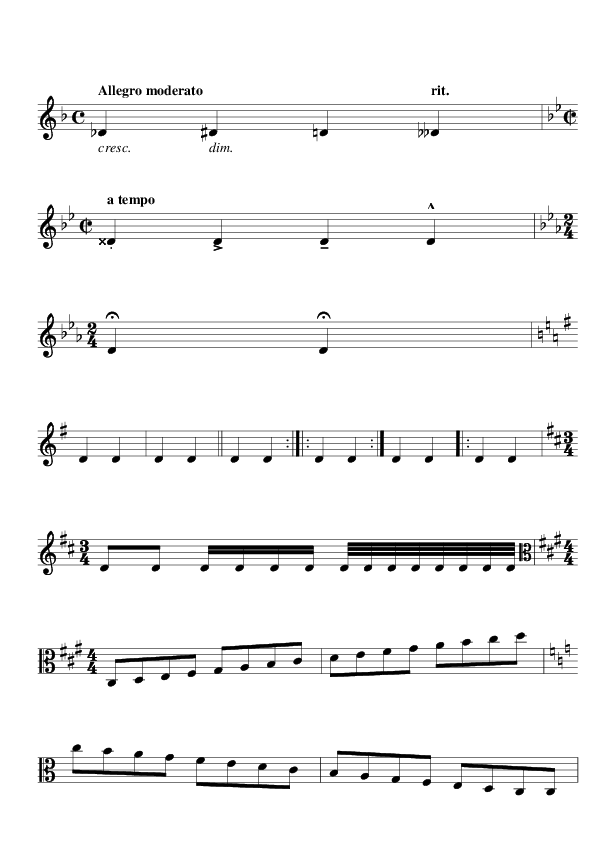
#> input picture Juptyer/ContrastEnhancementTrails/GaussianDistributionMapping/1.png, 594 x 841 px
$ jupyter execute --allow-errors GaussianDistributionMapping.ipynb
#> lines starting #> are read from the running program, lines starting #| are printed output that depends on the picture; long printed decimals are rounded
[cell 1]
import numpy as np
import cv2
from math import sqrt,pi,exp
from matplotlib.pyplot import bar
import skimage.io as io
import matplotlib.pyplot as plt
import scipy
from skimage.morphology import binary_erosion, binary_dilation, binary_closing,skeletonize, thin
from commonfunction import *
from pip._internal import main as install
from skimage.filters import sobel_h, sobel, sobel_v, roberts, prewitt

[cell 2]
avgMean=0
img = cv2.imread('1.png', 0)
#> img is the input picture: shape (841, 594); min 0, max 255, mean 242.9
var = np.var(img)
#> var = 2035.6
mean = np.mean(img)
#> mean = 242.9
avgMean+=mean
#> avgMean = 242.9
print(var,"   ", mean)
#| 2035.591     242.920
img = cv2.imread('2.png', 0)
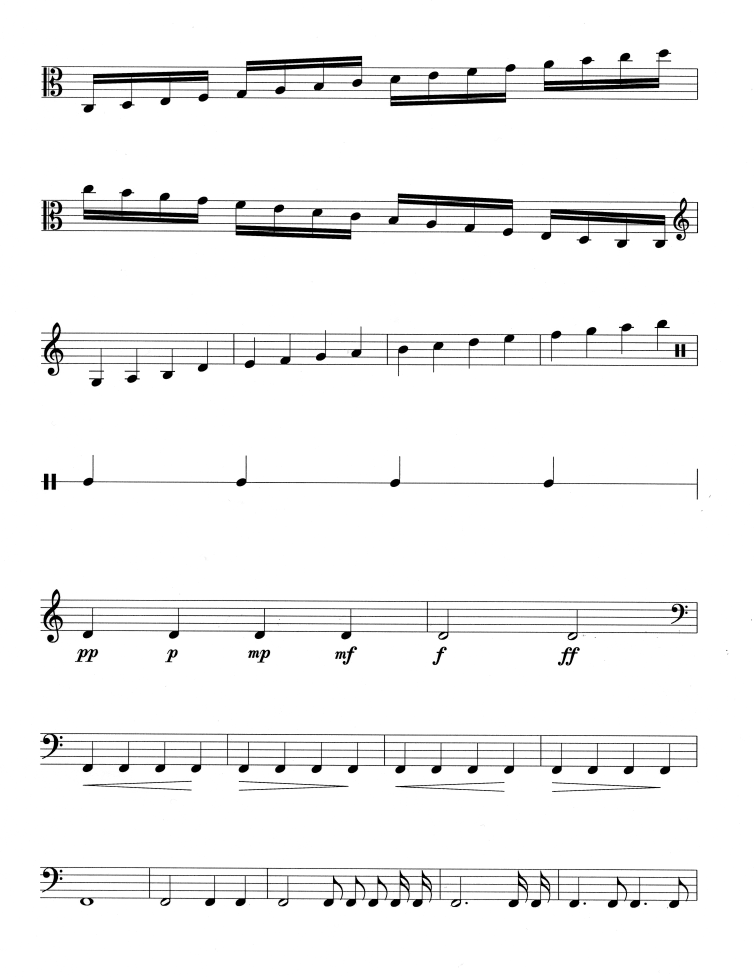
#> input picture Juptyer/ContrastEnhancementTrails/GaussianDistributionMapping/2.png, 4521 x 5860 px (shown at 1/6 size)
#> img is the input picture: shape (5860, 4521); min 0, max 255, mean 243.8
var = np.var(img)
#> var = 2496.9
mean = np.mean(img)
#> mean = 243.8
avgMean+=mean
#> avgMean = 486.7
print(var,"   ", mean)
#| 2496.944     243.809
img = cv2.imread('3.png', 0)
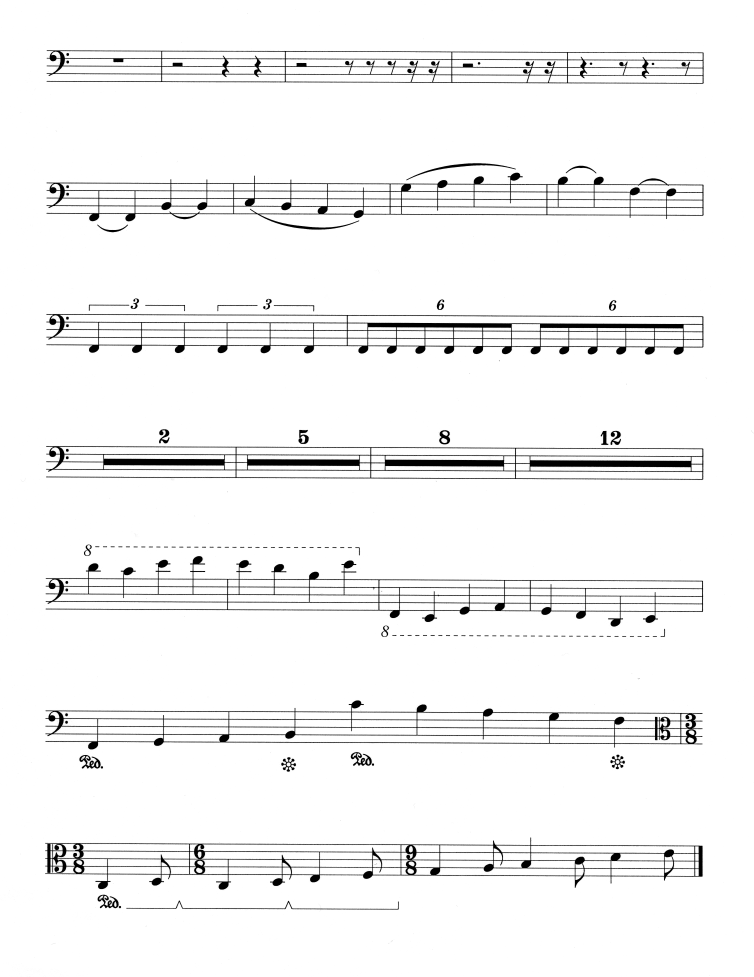
#> input picture Juptyer/ContrastEnhancementTrails/GaussianDistributionMapping/3.png, 4521 x 5860 px (shown at 1/6 size)
#> img is the input picture: shape (5860, 4521); min 0, max 255, mean 244.2
var = np.var(img)
#> var = 2409.9
mean = np.mean(img)
#> mean = 244.2
avgMean+=mean
#> avgMean = 730.9
print(var,"   ", mean)
#| 2409.879     244.185
img = cv2.imread('4.png', 0)
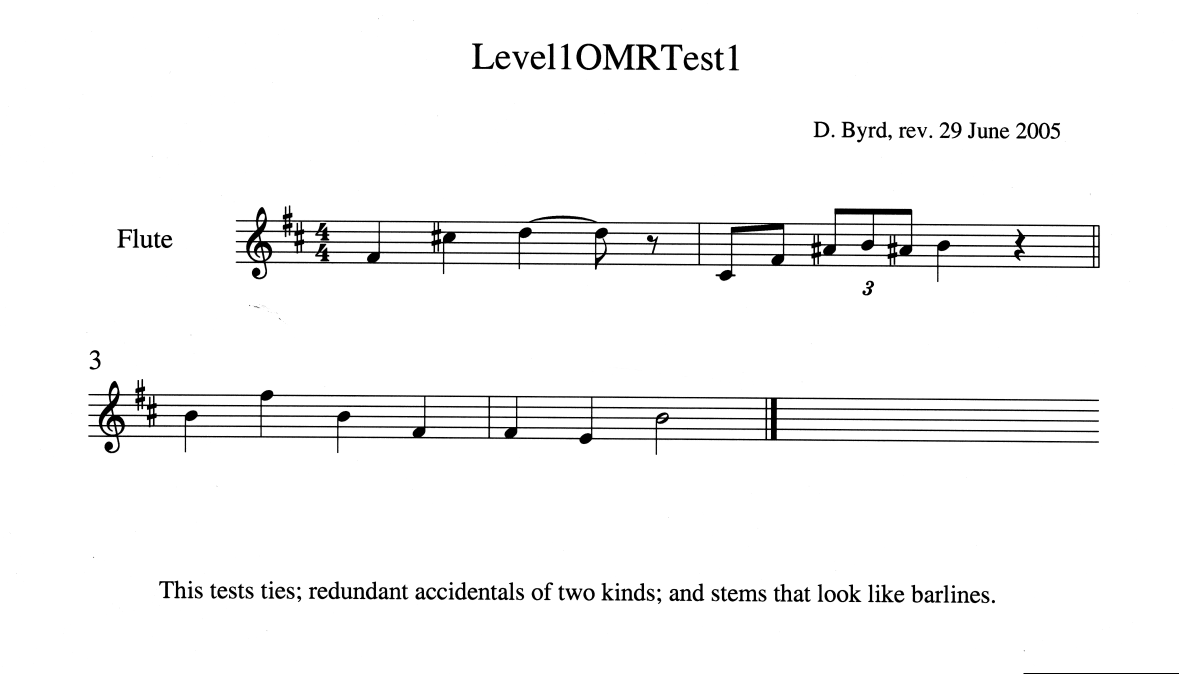
#> input picture Juptyer/ContrastEnhancementTrails/GaussianDistributionMapping/4.png, 4716 x 2693 px (shown at 1/4 size)
#> img is the input picture: shape (2693, 4716); min 0, max 255, mean 246.3
var = np.var(img)
#> var = 2000.1
mean = np.mean(img)
#> mean = 246.3
avgMean+=mean
#> avgMean = 977.2
print(var,"   ", mean)
#| 2000.115     246.286
img = cv2.imread('5.png', 0)
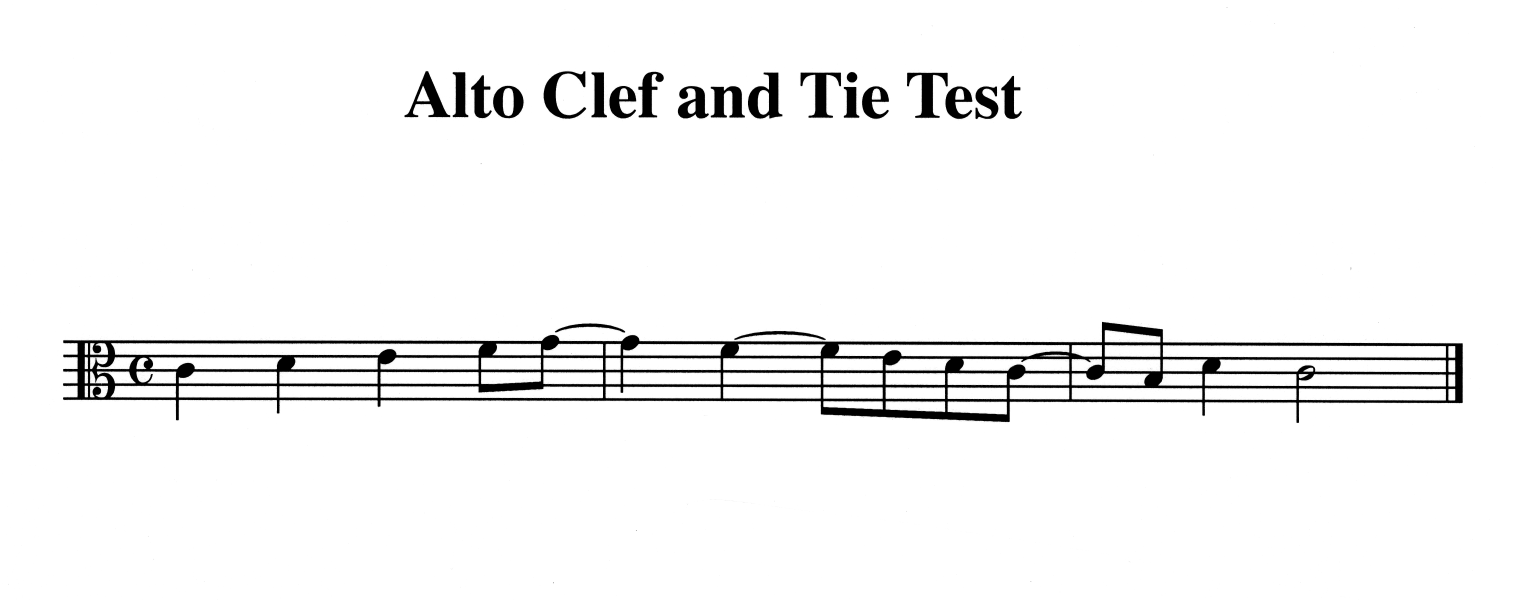
#> input picture Juptyer/ContrastEnhancementTrails/GaussianDistributionMapping/5.png, 4619 x 1800 px (shown at 1/3 size)
#> img is the input picture: shape (1800, 4619); min 0, max 255, mean 244.7
var = np.var(img)
#> var = 2381.8
mean = np.mean(img)
#> mean = 244.7
avgMean+=mean
#> avgMean = 1221.9
print(var,"   ", mean)
#| 2381.806     244.720
img = cv2.imread('6.png', 0)
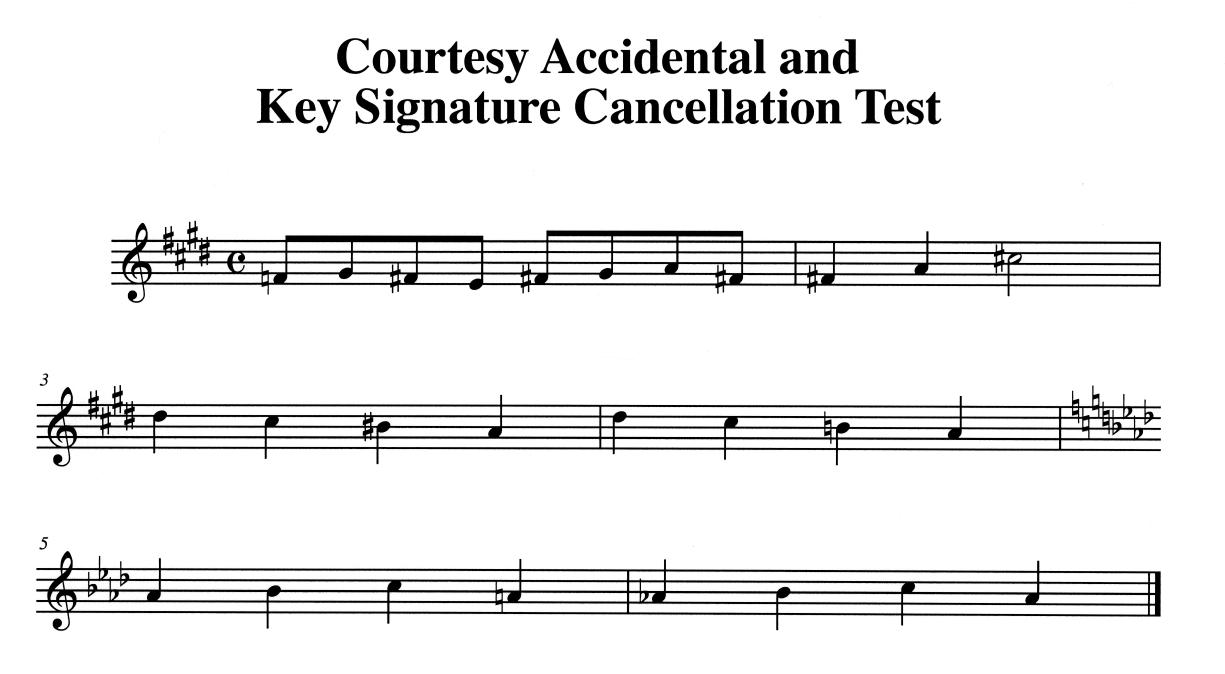
#> input picture Juptyer/ContrastEnhancementTrails/GaussianDistributionMapping/6.png, 4898 x 2693 px (shown at 1/4 size)
#> img is the input picture: shape (2693, 4898); min 0, max 255, mean 236.3
var = np.var(img)
#> var = 4146.8
mean = np.mean(img)
#> mean = 236.3
avgMean+=mean
#> avgMean = 1458.2
print(var,"   ", mean)
#| 4146.816     236.321
img = cv2.imread('7.png', 0)
#> (the rest of this cell did not finish here and is left out)
